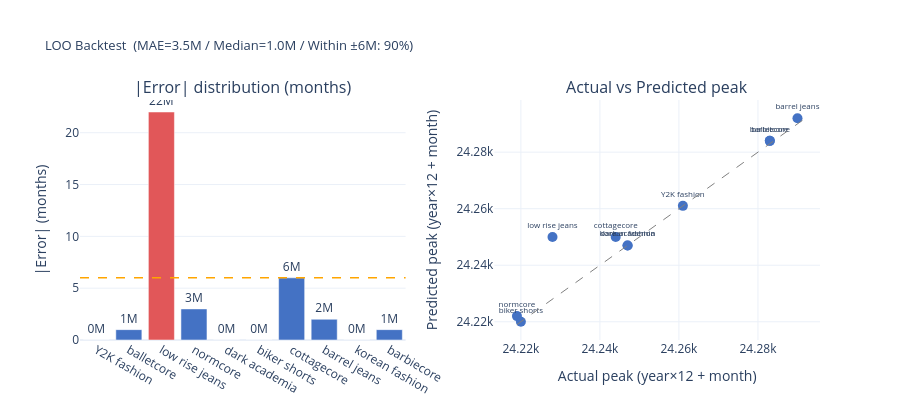

This figure's notebook cell:
### Code cell
fig_loo = make_subplots(
    rows=1, cols=2,
    subplot_titles=['|Error| distribution (months)', 'Actual vs Predicted peak'],
    horizontal_spacing=0.12,
)

colors_bar = ['#E15759' if v > 6 else '#4472C4' for v in df_loo['|error| (months)']]
fig_loo.add_trace(go.Bar(
    x=df_loo['template'], y=df_loo['|error| (months)'],
    marker_color=colors_bar, showlegend=False,
    text=df_loo['|error| (months)'].astype(str) + 'M',
    textposition='outside',
), row=1, col=1)
fig_loo.add_hline(y=6, line=dict(color='orange', dash='dash', width=1.5), row=1, col=1)

actual_m  = df_loo['actual peak'].apply(lambda s: int(s[:4]) * 12 + int(s[5:7]))
predict_m = df_loo['predicted peak'].apply(lambda s: int(s[:4]) * 12 + int(s[5:7]))
fig_loo.add_trace(go.Scatter(
    x=actual_m, y=predict_m,
    mode='markers+text',
    marker=dict(color='#4472C4', size=10),
    text=df_loo['template'],
    textposition='top center', textfont=dict(size=8),
    showlegend=False,
), row=1, col=2)
mn, mx = min(actual_m.min(), predict_m.min()), max(actual_m.max(), predict_m.max())
fig_loo.add_trace(go.Scatter(
    x=[mn, mx], y=[mn, mx],
    mode='lines', line=dict(color='gray', dash='dash', width=1),
    showlegend=False,
), row=1, col=2)

fig_loo.update_xaxes(tickangle=30, row=1, col=1)
fig_loo.update_xaxes(title_text='Actual peak (year×12 + month)', row=1, col=2)
fig_loo.update_yaxes(title_text='|Error| (months)', row=1, col=1)
fig_loo.update_yaxes(title_text='Predicted peak (year×12 + month)', row=1, col=2)
fig_loo.update_layout(
    title=dict(text=f'LOO Backtest  (MAE={mae}M / Median={med}M / Within ±6M: {w6}%)', font=dict(size=13)),
    height=420, template='plotly_white',
)
fig_loo.show()

### Figure 1 — Plotly figure (JSON) as saved in the notebook; plotly's stock layout.template omitted (floating-point values rounded to 4 significant figures)
{"data": [{"marker": {"color": ["#4472C4", "#4472C4", "#E15759", "#4472C4", "#4472C4", "#4472C4", "#4472C4", "#4472C4", "#4472C4", "#4472C4"]}, "showlegend": false, "text": ["0M", "1M", "22M", "3M", "0M", "0M", "6M", "2M", "0M", "1M"], "textposition": "outside", "type": "bar", "x": ["Y2K fashion", "balletcore", "low rise jeans", "normcore", "dark academia", "biker shorts", "cottagecore", "barrel jeans", "korean fashion", "barbiecore"], "xaxis": "x", "y": [0, 1, 22, 3, 0, 0, 6, 2, 0, 1], "yaxis": "y"}, {"marker": {"color": "#4472C4", "size": 10}, "mode": "markers+text", "showlegend": false, "text": ["Y2K fashion", "balletcore", "low rise jeans", "normcore", "dark academia", "biker shorts", "cottagecore", "barrel jeans", "korean fashion", "barbiecore"], "textfont": {"size": 8}, "textposition": "top center", "type": "scatter", "x": [24261, 24283, 24228, 24219, 24247, 24220, 24244, 24290, 24247, 24283], "xaxis": "x2", "y": [24261, 24284, 24250, 24222, 24247, 24220, 24250, 24292, 24247, 24284], "yaxis": "y2"}, {"line": {"color": "gray", "dash": "dash", "width": 1}, "mode": "lines", "showlegend": false, "type": "scatter", "x": [24219, 24292], "xaxis": "x2", "y": [24219, 24292], "yaxis": "y2"}], "layout": {"annotations": [{"font": {"size": 16}, "showarrow": false, "text": "|Error| distribution (months)", "x": 0.22, "xanchor": "center", "xref": "paper", "y": 1, "yanchor": "bottom", "yref": "paper"}, {"font": {"size": 16}, "showarrow": false, "text": "Actual vs Predicted peak", "x": 0.78, "xanchor": "center", "xref": "paper", "y": 1, "yanchor": "bottom", "yref": "paper"}], "height": 420, "shapes": [{"line": {"color": "orange", "dash": "dash", "width": 1.5}, "type": "line", "x0": 0, "x1": 1, "xref": "x domain", "y0": 6, "y1": 6, "yref": "y"}], "title": {"font": {"size": 13}, "text": "LOO Backtest  (MAE=3.5M / Median=1.0M / Within ±6M: 90%)"}, "xaxis": {"anchor": "y", "domain": [0, 0.44], "tickangle": 30}, "xaxis2": {"anchor": "y2", "domain": [0.56, 1], "title": {"text": "Actual peak (year×12 + month)"}}, "yaxis": {"anchor": "x", "domain": [0, 1], "title": {"text": "|Error| (months)"}}, "yaxis2": {"anchor": "x2", "domain": [0, 1], "title": {"text": "Predicted peak (year×12 + month)"}}}}
